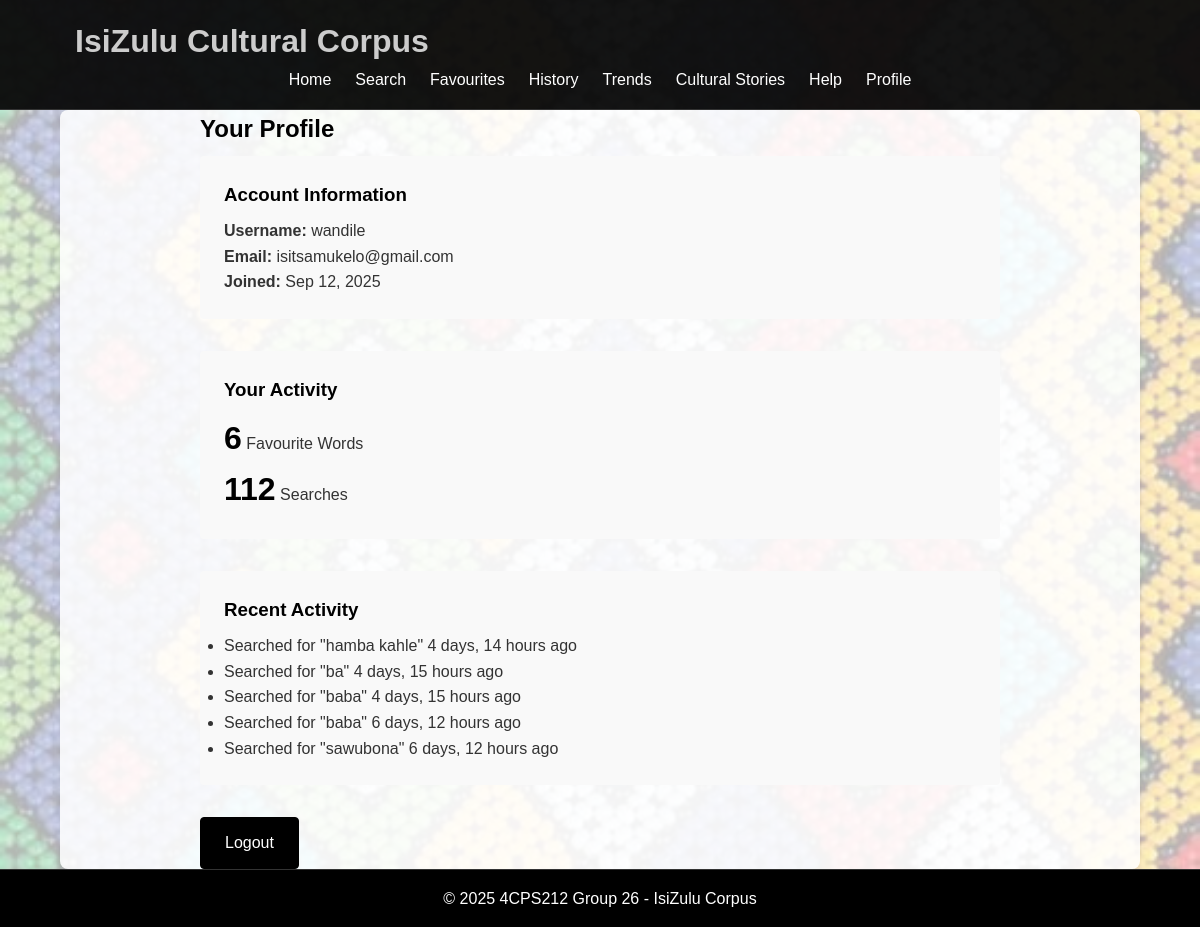
/profile/ (signed in), run on the app's committed database.
### main_app/models.py (models this page shows, shortened)
class UserSearchHistory(models.Model):
    user = models.ForeignKey(User, on_delete=models.CASCADE)
    search_query = models.CharField(max_length=255)
    search_results = models.ManyToManyField(ZuluWord)
    search_date = models.DateTimeField(default=timezone.now)

### main_app/views.py (the view)
# urls.py: path('profile/', views.profile, name='profile'),
@login_required
def profile(request):
    user = request.user
    favourite_count = UserFavourite.objects.filter(user=user).count()
    search_count = UserSearchHistory.objects.filter(user=user).count()
    recent_searches = UserSearchHistory.objects.filter(
        user=user
    ).select_related('user').order_by('-search_date')[:5]
    return render(request, 'profile.html', {
        'user': user,
        'favourite_count': favourite_count,
        'search_count': search_count,
        'recent_searches': recent_searches
    })

### templates/profile.html
{% extends 'base.html' %}
{% block content %}
<div class="profile-container">
    <h2>Your Profile</h2>
    <div class="profile-section">
        <h3>Account Information</h3>
        <div class="profile-details">
            <p><strong>Username:</strong> {{ user.username }}</p>
            <p><strong>Email:</strong> {% if user.email %}{{ user.email }}{% else %}Not provided{% endif %}</p>
            <p><strong>Joined:</strong> {{ user.date_joined|date:"M d, Y" }}</p>
        </div>
    </div>
    <div class="profile-section">
        <h3>Your Activity</h3>
        <div class="activity-stats">
            <div class="stat">
                <span class="stat-number">{{ favourite_count }}</span>
                <span class="stat-label">Favourite Words</span>
            </div>
            <div class="stat">
                <span class="stat-number">{{ search_count }}</span>
                <span class="stat-label">Searches</span>
            </div>
        </div>
    </div>
    <div class="profile-section">
        <h3>Recent Activity</h3>
            {% if recent_searches %}
            <ul class="recent-activity">
                {% for search in recent_searches %}
                <li>
                    <span class="activity-type">Searched for</span>
                    <span class="activity-detail">"{{ search.search_query }}"</span>
                    <span class="activity-time">{{ search.search_date|timesince }} ago</span>
                </li>
                {% endfor %}
            </ul>
            {% else %}
            <p>No recent activity to display.</p>
            {% endif %}
    </div>
    <div class="profile-actions">
        <a href="{% url 'logout' %}" class="btn">Logout</a>
    </div>
</div>
{% endblock %}

### static/css/style.css (style rules this page uses)
:root { --primary-color: #000; --secondary-color: #333; --accent-color: #2c5530; --light-bg: #f9f9f9; --border-color: #eee; --text-light: #666; --error-color: #c62828; --white: #fff; --shadow: 0 2px 5px rgba(0,0,0,0.1); --radius: 4px; --transition: all 0.3s ease; }
*, *::before, *::after { margin: 0; padding: 0; box-sizing: border-box; }
body { font-family: 'Arial', sans-serif; line-height: 1.6; color: var(--secondary-color); background-image: url('../images/Beadwork.jpeg'); background-size: cover; background-position: center; background-attachment: fixed; background-repeat: no-repeat; min-height: 100vh; position: relative; }
body::before { content: ''; position: fixed; top: 0; left: 0; width: 100%; height: 100%; background-color: rgba(255, 255, 255, 0.7); z-index: -1; }
h2, h3, h4 { margin-bottom: 0.5rem; color: var(--primary-color); }
.btn { display: inline-block; padding: 0.75rem 1.5rem; background-color: var(--primary-color); color: var(--white); border: 1px solid var(--primary-color); border-radius: var(--radius); cursor: pointer; text-decoration: none; font-size: 1rem; transition: var(--transition); text-align: center; }
.stat-number { font-size: 2rem; font-weight: bold; color: var(--primary-color); }
.auth-container, .profile-container, .help-container, .history-container, .favourites-container, .word-detail-container, .trends-container { max-width: 800px; margin: 0 auto; }
.detail-section, .profile-section, .help-section { margin-bottom: 2rem; padding: 1.5rem; background-color: var(--light-bg); border-radius: var(--radius); }

### data on the page
UserSearchHistory: search_query "hamba kahle", search_date "4 days, 14 hours"
UserSearchHistory: search_query "ba", search_date "4 days, 15 hours"
UserSearchHistory: search_query "baba", search_date "4 days, 15 hours"
UserSearchHistory: search_query "baba", search_date "6 days, 12 hours"
UserSearchHistory: search_query "sawubona", search_date "6 days, 12 hours"

### other printed values
{{ user.username }} "wandile"
{{ user.email }} "isitsamukelo@gmail.com"
{{ user.date_joined|date:"M d, Y" }} "Sep 12, 2025"
{{ favourite_count }} "6"
{{ search_count }} "112"
